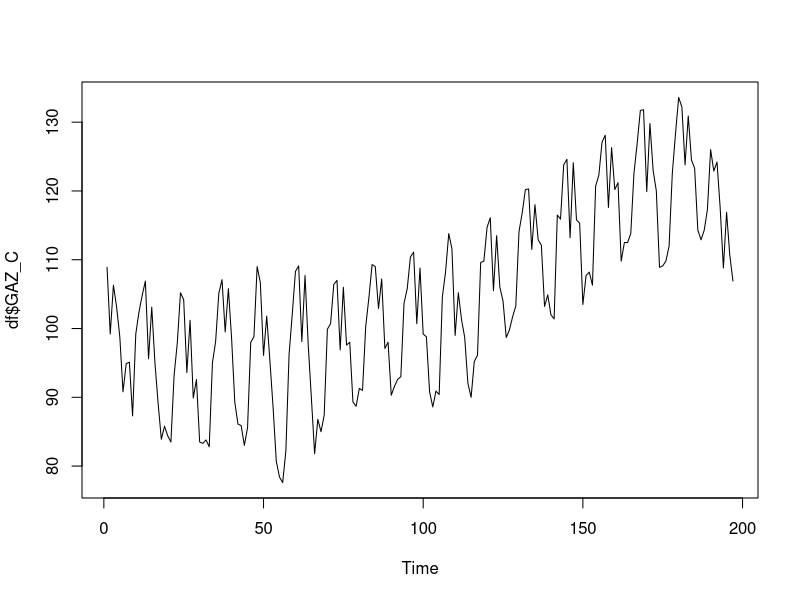
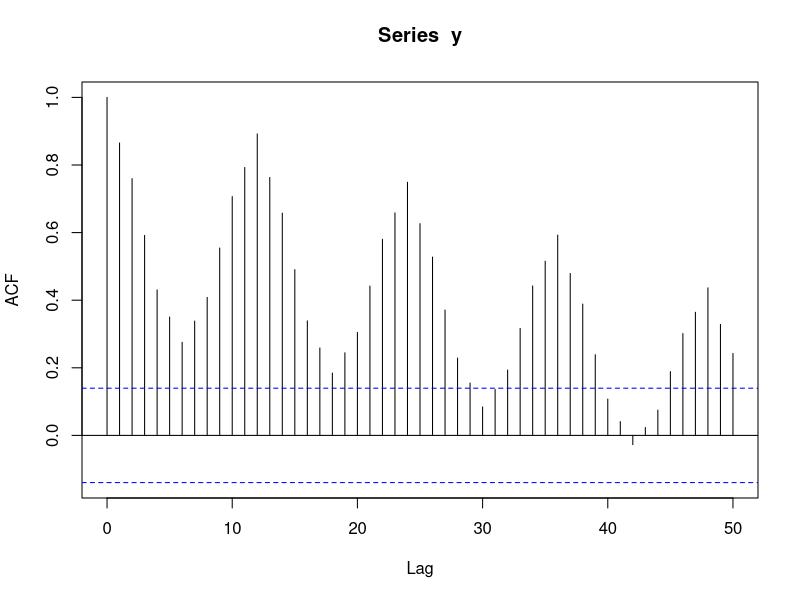
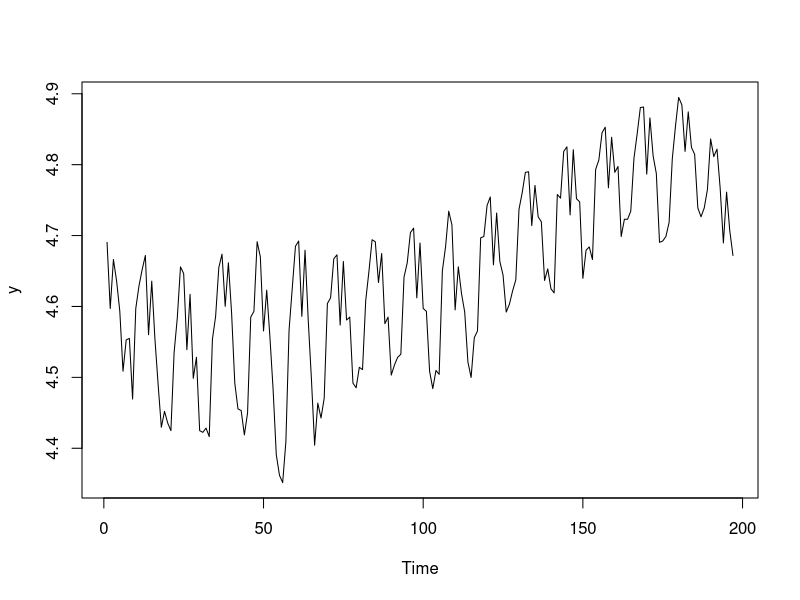
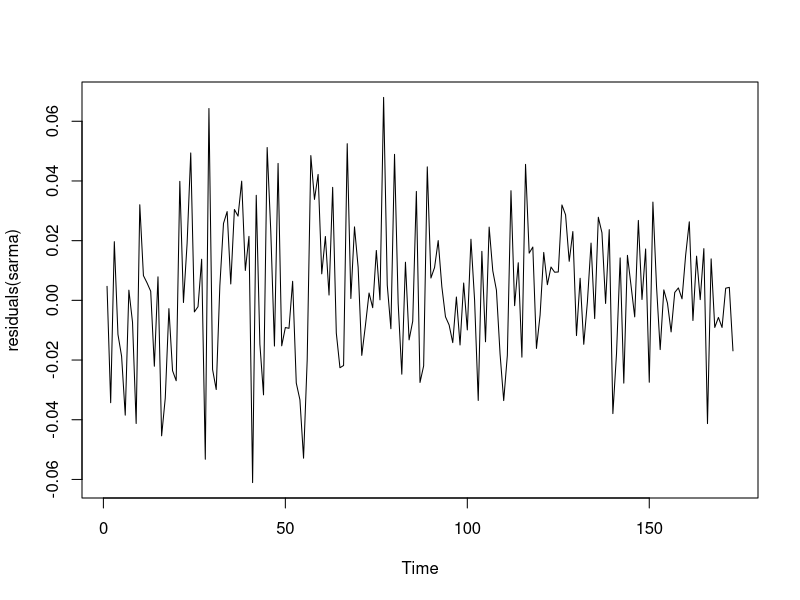
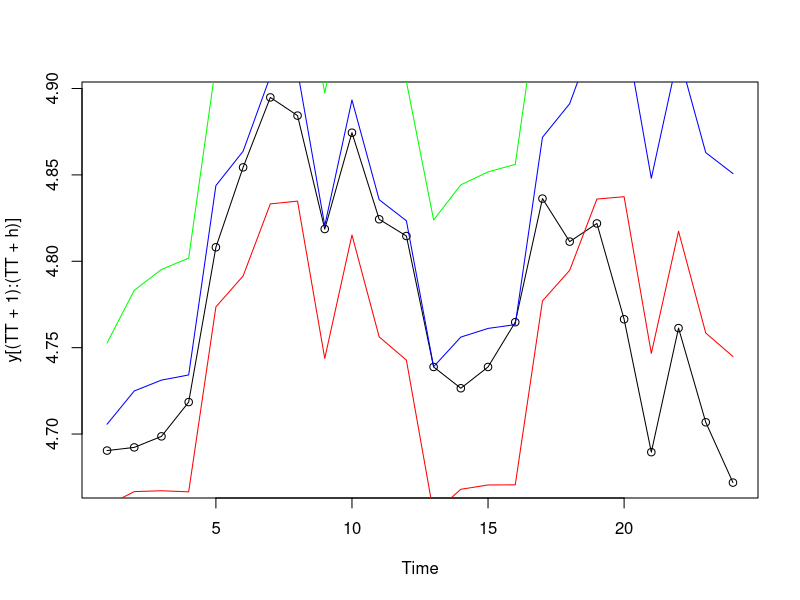
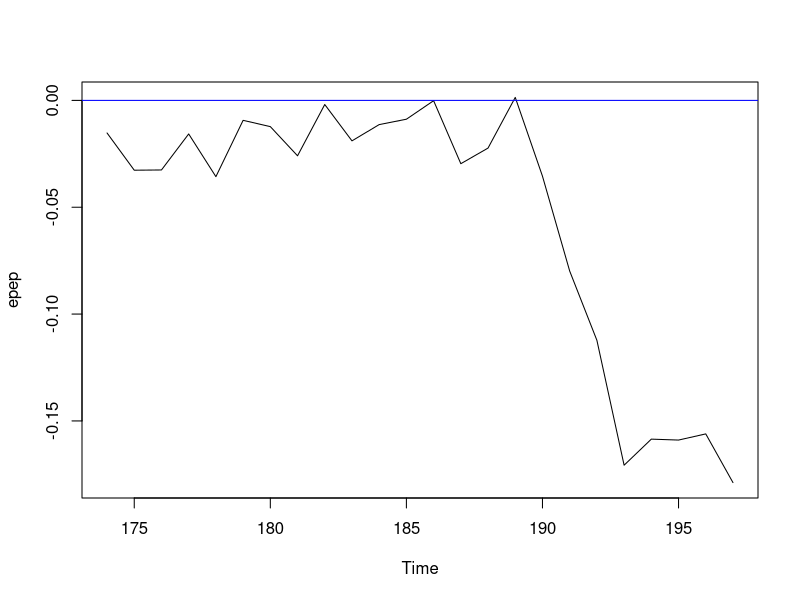

Reproduce these figures in R, in order.
setwd(dirname(rstudioapi::getActiveDocumentContext()$path))
library(readxl)
df <- read_excel("task2.xlsx", skip = 0)

# 1)
plot.ts(df$GAZ_C)

y <- log(df$GAZ_C) # взяли сезонные данные и пролагорифмировали
acf(y, lag.max=50)
plot.ts(y)

h <- 24 # делаем прогноз на 2 года последних
TT <- length(y) - h
sarma <- arima(y[1:TT], order=c(1,1,1),  # period - сколько сезонов. сезонность у нас не меняется - стационарная
               seasonal = list(order = c(1, 0, 1), period=12)) # order (p, d, q)- порядок arima, d - сколько разностей взять для стационарности
sarma 

plot(residuals(sarma)) # белый щум, который мы оценили - остатки

yp <- predict(sarma, n.ahead=h)$pred # строим прогноз, h - горизонт прогноза. первая часть - точечный прогноз, вторая - сигма е.
sp <- predict(sarma, n.ahead=h)$se
plot.ts(y[(TT+1):(TT+h)])
points(y[(TT+1):(TT+h)])
lines(c(yp), col="blue")

L <- yp - qnorm(1-0.05/2)*sp # lower, 95 % интервал
U <- yp + qnorm(1-0.05/2)*sp # upper
lines(c(L), col="red") # у arima интервал расширяется, у arma нет, он стабилизируется.
lines(c(U), col="green")


epep <- y[(TT+1):(TT+h)] - yp # вычисляем ошибки
ts.plot(epep) # график ошибок
abline(h=0, col="blue") 

# MSE
MSE <- mean(epep^2)
RMSE <- sqrt(MSE)
RMSE
MAE <- mean(abs(epep))
MAE
